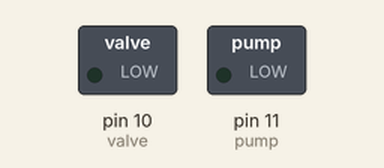
A sketch run on a simulated Arduino Uno, built with avr-gcc and run on an emulated ATmega328P. Parts: switched loads named in the sketch (green lamp = pin HIGH).

Above: at 5.0 s.
At 12.5 s:
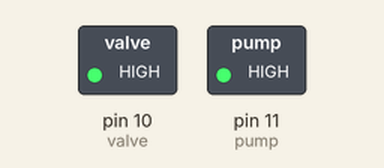
Timing chart, 0 to 19.5 s (numbered marks = the images above):
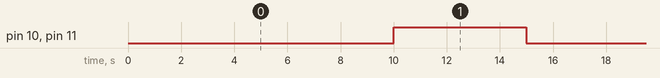

Measured:
- by itself, pin 10 (valve), pin 11 (pump): alternates HIGH for 5.0 s and LOW for 10.0 s

The sketch:

Irrigation_System.ino
```cpp
// Indicating pins for the pump and the valve
int pump = 11;
int valve = 10;

void setup() {
  // put your setup code here, to run once:
  pinMode(pump, OUTPUT);
  pinMode(valve, OUTPUT);
}

void loop() {
  // put your main code here, to run repeatedly:
  digitalWrite(pump, LOW);
  digitalWrite(valve, LOW);
  delay(10000);
  digitalWrite(pump, HIGH);
  digitalWrite(valve, HIGH);
  delay(5000);

}
```
